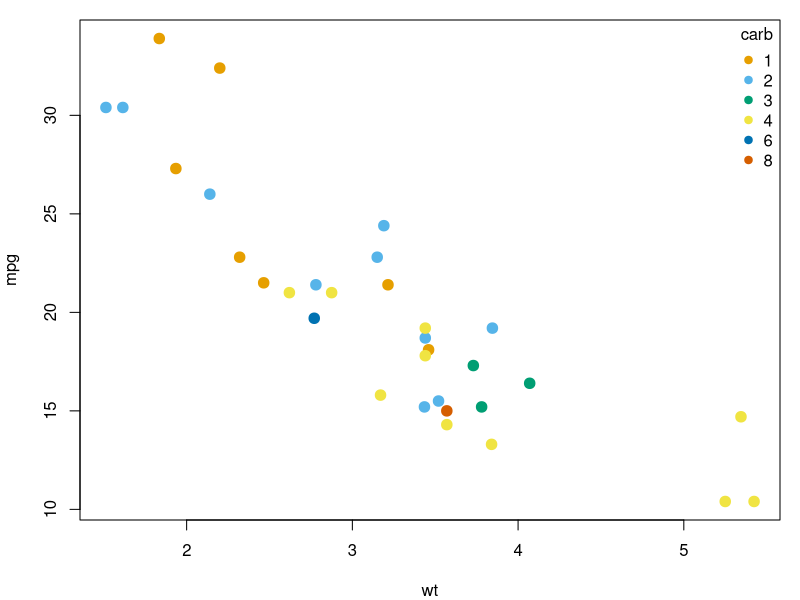
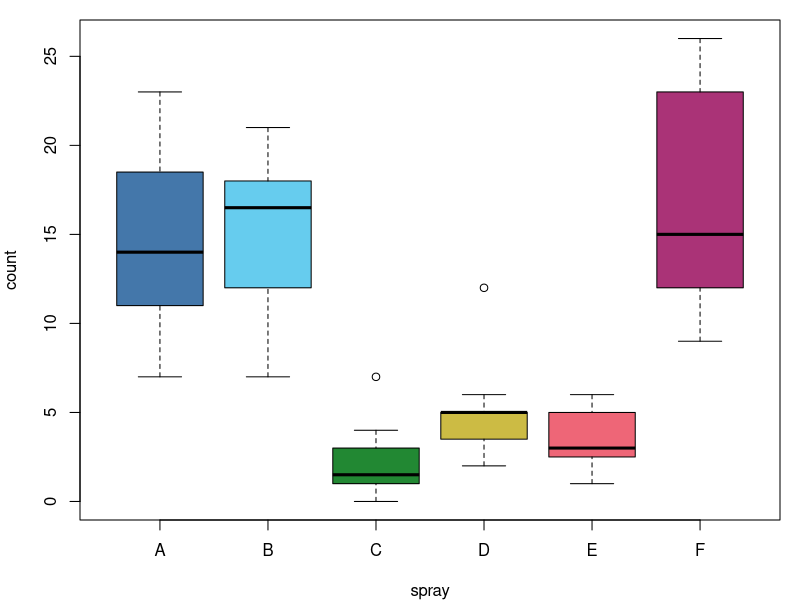
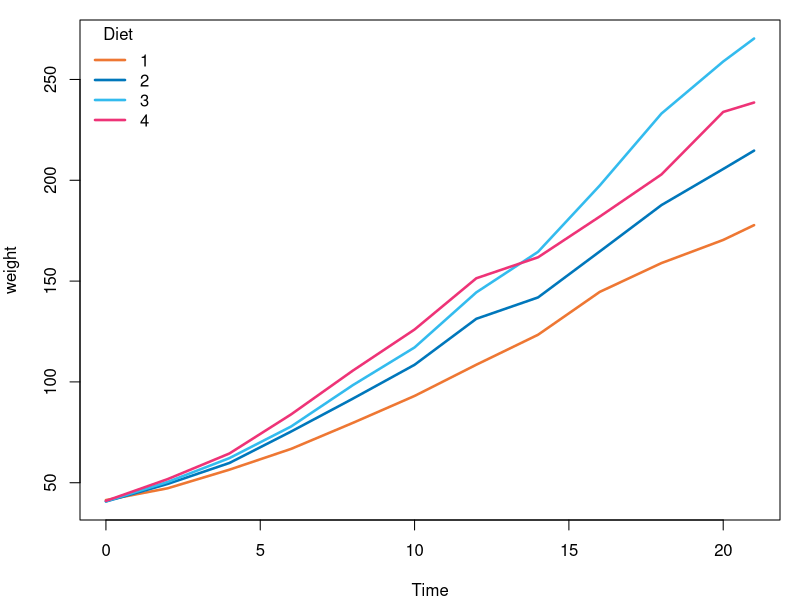
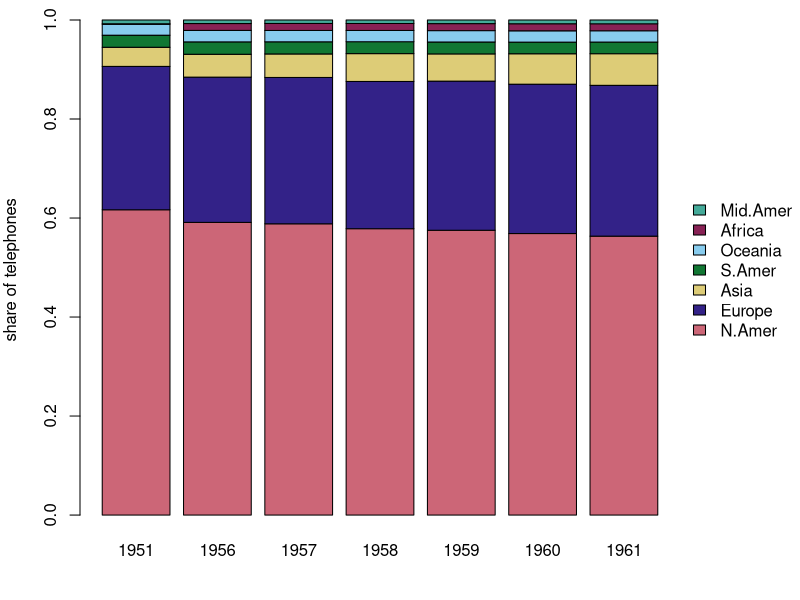
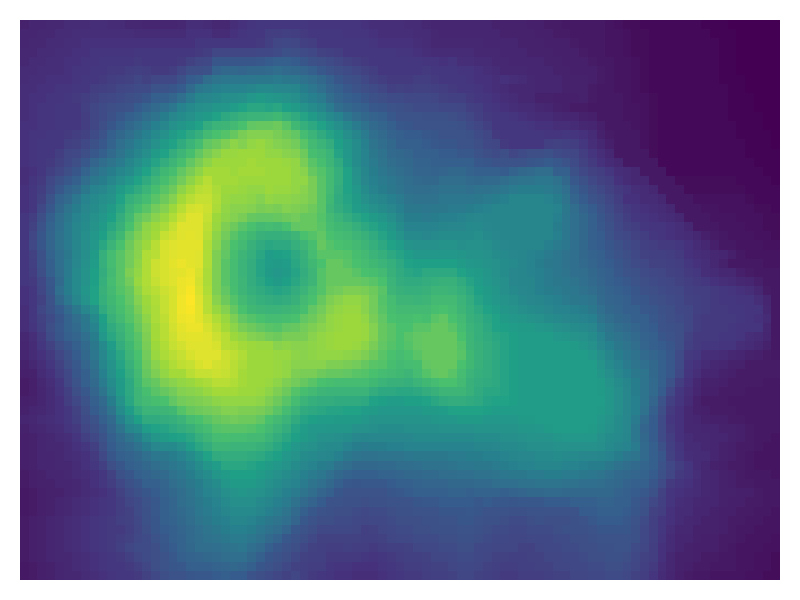
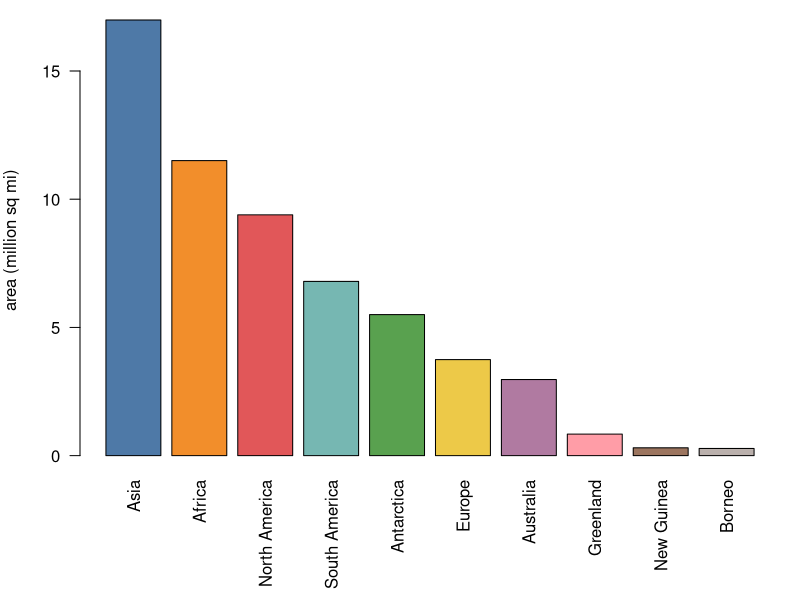
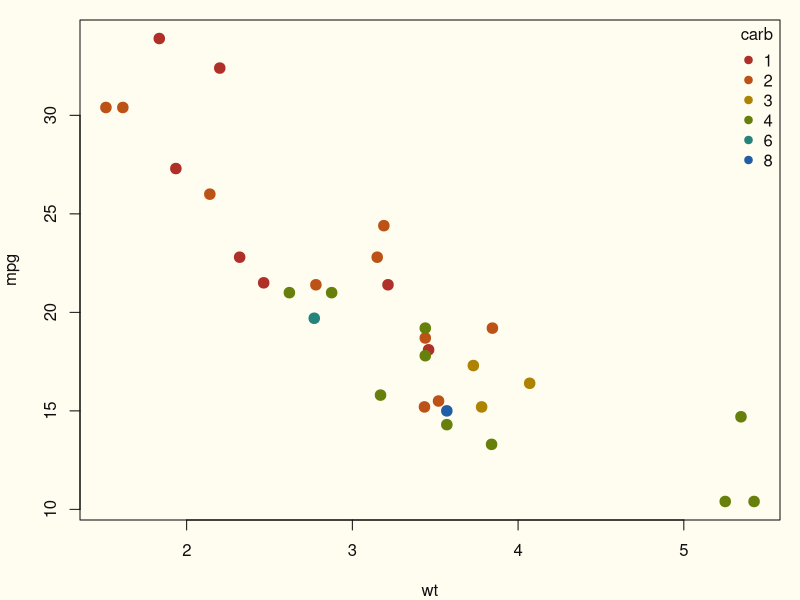
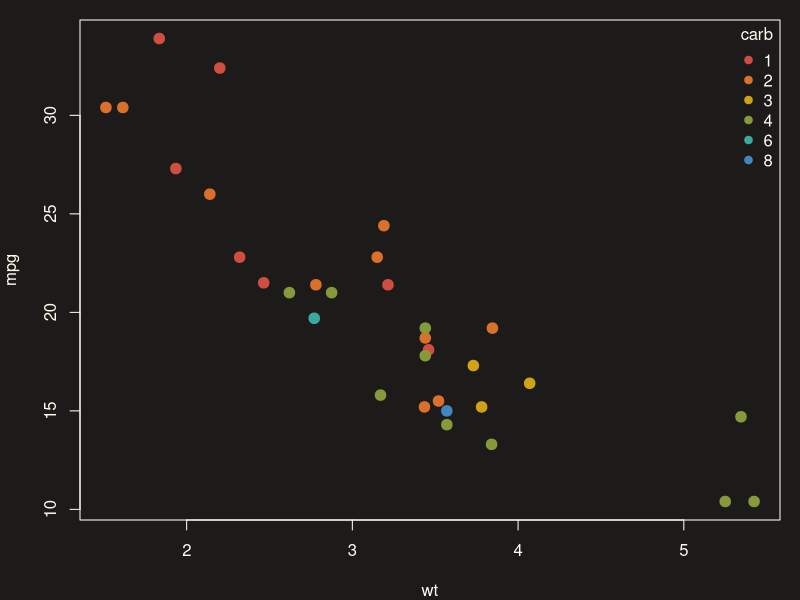

Reproduce these figures in R, in order.
## ---- chunk 1
#| label: ex-okabe-ito
#| fig-alt: "Scatter plot of car weight against fuel economy, colored by number of carburetors with the Okabe-Ito palette."
# 9 colors: black, 7 chromatic colors, gray. Keep the 7 chromatic ones.
okabe_ito <- unname(palette.colors(palette = "Okabe-Ito"))[2:8]
carb <- factor(mtcars$carb)

par(mar = c(4, 4, 1, 1))
plot(mtcars$wt, mtcars$mpg, col = okabe_ito[carb], pch = 19, cex = 1.4,
     xlab = "wt", ylab = "mpg")
legend("topright", legend = levels(carb), title = "carb", pch = 19,
       col = okabe_ito[seq_len(nlevels(carb))], bty = "n")
## ---- chunk 2
#| label: ex-tol-bright
#| fig-alt: "Box plots of insect counts for six insecticides, filled with the Tol Bright palette."
tol_bright <- c("#4477AA", "#66CCEE", "#228833", "#CCBB44",
                "#EE6677", "#AA3377", "#BBBBBB")

par(mar = c(4, 4, 1, 1))
boxplot(count ~ spray, data = InsectSprays, col = tol_bright)
## ---- chunk 3
#| label: ex-tol-vibrant
#| fig-alt: "Line chart of mean chick weight over time for four diets, drawn with the Tol Vibrant palette."
tol_vibrant <- c("#EE7733", "#0077BB", "#33BBEE", "#EE3377",
                 "#CC3311", "#009988", "#BBBBBB")

# mean weight at each Time (rows) for each Diet (columns)
m <- with(ChickWeight, tapply(weight, list(Time, Diet), mean))
cols <- tol_vibrant[seq_len(ncol(m))]

par(mar = c(4, 4, 1, 1))
matplot(as.numeric(rownames(m)), m, type = "l", lty = 1, lwd = 2.5,
        col = cols, xlab = "Time", ylab = "weight")
legend("topleft", legend = colnames(m), title = "Diet",
       col = cols, lty = 1, lwd = 2.5, bty = "n")
## ---- chunk 4
#| label: ex-tol-muted
#| fig-alt: "Stacked bar chart of each world region's share of telephones for seven years, using the Tol Muted palette."
tol_muted <- c("#CC6677", "#332288", "#DDCC77", "#117733", "#88CCEE",
               "#882255", "#44AA99", "#999933", "#AA4499", "#DDDDDD")

# rows: regions, columns: years, each column sums to 1
share <- t(prop.table(WorldPhones, margin = 1))

par(mar = c(4, 4, 1, 6), xpd = TRUE) # xpd lets the legend sit in the margin
barplot(share, col = tol_muted[seq_len(nrow(share))],
        ylab = "share of telephones", legend.text = rownames(share),
        args.legend = list(x = "right", inset = c(-0.2, 0), bty = "n"))
## ---- chunk 5
#| label: ex-viridis
#| fig-alt: "Heat map of a volcano's elevation, colored with viridis."
viridis_8 <- c("#440154", "#46337E", "#365C8D", "#277F8E",
               "#1FA187", "#4AC16D", "#9FDA3A", "#FDE725")

# interpolate the 8 colors to 256 steps
pal <- colorRampPalette(viridis_8, space = "Lab")(256)

par(mar = c(1, 1, 1, 1))
image(volcano, col = pal, axes = FALSE)
## ---- chunk 6
#| label: ex-tableau-10
#| fig-alt: "Bar chart of the areas of the ten largest landmasses, each bar in a different Tableau 10 color."
tableau10 <- unname(palette.colors(palette = "Tableau 10"))
top10 <- sort(islands, decreasing = TRUE)[1:10]

par(mar = c(7, 4, 1, 1)) # leave room for the labels
barplot(top10 / 1000, col = tableau10, las = 2, ylab = "area (million sq mi)")
## ---- chunk 7
#| label: ex-flexoki-600
#| fig-alt: "Scatter plot of car weight against fuel economy, colored by number of carburetors with Flexoki 600 accents on a cream background."
flexoki_600 <- c("#AF3029", "#BC5215", "#AD8301", "#66800B",
                 "#24837B", "#205EA6", "#5E409D", "#A02F6F")
carb <- factor(mtcars$carb)

# background (bg), axis lines and text (fg) colors
op <- par(mar = c(4, 4, 1, 1), bg = "#FFFCF0", fg = "#100F0F",
          col.axis = "#100F0F", col.lab = "#100F0F")
plot(mtcars$wt, mtcars$mpg, col = flexoki_600[carb], pch = 19, cex = 1.4,
     xlab = "wt", ylab = "mpg")
legend("topright", legend = levels(carb), title = "carb", pch = 19,
       col = flexoki_600[seq_len(nlevels(carb))], bty = "n", text.col = "#100F0F")
par(op) # restore the previous settings
## ---- chunk 8
#| label: ex-flexoki-400
#| fig-alt: "Scatter plot of car weight against fuel economy, colored by number of carburetors with Flexoki 400 accents on a dark background."
flexoki_400 <- c("#D14D41", "#DA702C", "#D0A215", "#879A39",
                 "#3AA99F", "#4385BE", "#8B7EC8", "#CE5D97")
carb <- factor(mtcars$carb)

op <- par(mar = c(4, 4, 1, 1), bg = "#1C1B1A", fg = "#FFFCF0",
          col.axis = "#FFFCF0", col.lab = "#FFFCF0")
plot(mtcars$wt, mtcars$mpg, col = flexoki_400[carb], pch = 19, cex = 1.4,
     xlab = "wt", ylab = "mpg")
legend("topright", legend = levels(carb), title = "carb", pch = 19,
       col = flexoki_400[seq_len(nlevels(carb))], bty = "n", text.col = "#FFFCF0")
par(op)
